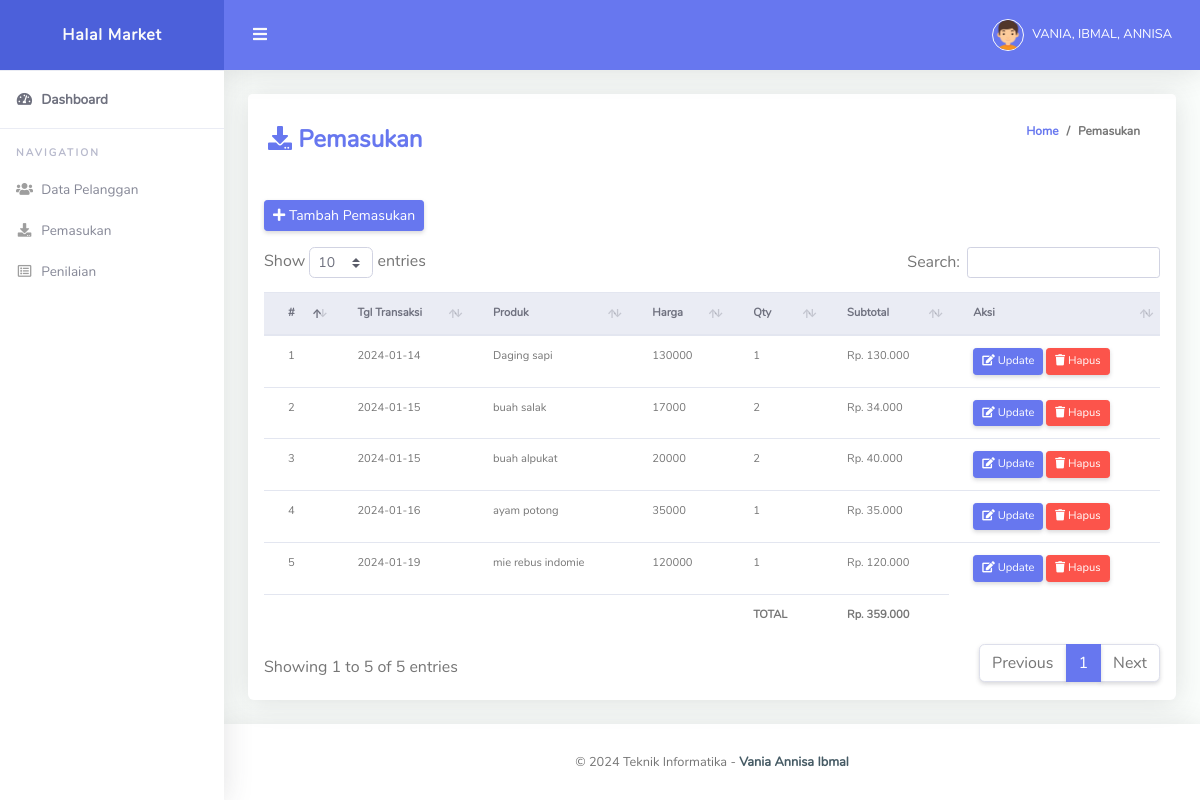
/pemasukan.php, run on the app's committed database.
### tables this page shows
CREATE TABLE `tbl_pemasukan` (
  `id_pemasukan` int(11) PRIMARY KEY NOT NULL,
  `tgl_pemasukan` date NOT NULL,
  `produk` varchar(20) NOT NULL,
  `harga` int(11) NOT NULL,
  `stok` int(11) NOT NULL
);

### pemasukan.php (the view, shortened to what this page needs)
<?php
include_once 'header.php';
?>
<div class="container-fluid" id="container-wrapper">
    <div class="row">
        <div class="col-lg-12">
            <div class="card mb-4">
                <div class="card-header py-3 d-flex flex-row align-items-center justify-content-between">
                    <h4 class="m-0 font-weight-bold text-primary"><i class="fas fa-download"></i> Pemasukan</h4>
                    <ol class="breadcrumb">
                        <li class="breadcrumb-item"><a href="index.php">Home</a></li>
                        <li class="breadcrumb-item active" aria-current="page">Pemasukan</li>
                    </ol>
                </div>
                <div class="table-responsive p-3">
                    <button type="button" class="btn btn-primary btn-sm" data-toggle="modal" data-target="#exampleModal" id="#myBtn"><i class="fas fa-plus"></i> Tambah Pemasukan</button>
                    <p>
                    <table class="table align-items-center table-flush text-xs" id="dataTable">
                        <thead class="thead-light">
                            <tr>
                                <th>#</th>
                                <th>Tgl Transaksi</th>
                                <th>Produk</th>
                                <th>Harga</th>
                                <th>Qty</th>
                                <th>Subtotal</th>
                                <th>Aksi</th>
                            </tr>
                        </thead>
                        <tbody>
                            <?php
                            $sql = mysqli_query($con, "SELECT * FROM tbl_pemasukan");
                            $no  = 1;
                            while ($data = mysqli_fetch_array($sql)) {
                                $subtotal = $data['stok'] * $data['harga'];
                                $total = $total + $subtotal;
                            ?>
                                <tr>
                                    <td><?= $no++; ?></td>
                                    <td><?= $data['tgl_pemasukan']; ?></td>
                                    <td><?= $data['produk']; ?></td>
                                    <td><?= $data['harga']; ?></td>
                                    <td><?= $data['stok']; ?></td>
                                    <td><?= 'Rp. ' . number_format($subtotal, 0, ',', '.'); ?></td>
                                    <td>
                                        <button type="button" class="btn btn-primary text-xs btn-sm" data-toggle="modal" data-target="#exampleModalEdit<?= $data['id_pemasukan']; ?>"><i class="fa fa-edit"></i> Update</button>
                                        <a href="query.php?pemasukan_del=<?= $data['id_pemasukan']; ?>" type="button" class="btn btn-danger text-xs btn-sm" onclick="return confirm('Apakah anda yakin ingin menghapus data ini?')"><i class="fa fa-trash"></i> Hapus</a>
                                    </td>
                                </tr>
                            <?php
                            }
                            ?>
                        </tbody>
                        <tfoot>
                            <th></th>
                            <th></th>
                            <th></th>
                            <th></th>
                            <th>TOTAL</th>
                            <th><?= 'Rp. ' . number_format($total, 0, ',', '.'); ?></th>
                        </tfoot>
                    </table>
                </div>
            </div>
        </div>
    </div>
</div>
<?php include_once 'footer.php'; ?>

### data on the page
tbl_pemasukan: tgl_pemasukan "2024-01-14", produk "Daging sapi", harga "130000", stok "1", subtotal "130.000"
tbl_pemasukan: tgl_pemasukan "2024-01-15", produk "buah salak", harga "17000", stok "2", subtotal "34.000"
tbl_pemasukan: tgl_pemasukan "2024-01-15", produk "buah alpukat", harga "20000", stok "2", subtotal "40.000"
tbl_pemasukan: tgl_pemasukan "2024-01-16", produk "ayam potong", harga "35000", stok "1", subtotal "35.000"
tbl_pemasukan: tgl_pemasukan "2024-01-19", produk "mie rebus indomie", harga "120000", stok "1", subtotal "120.000"

### other printed values
$total "359.000"
